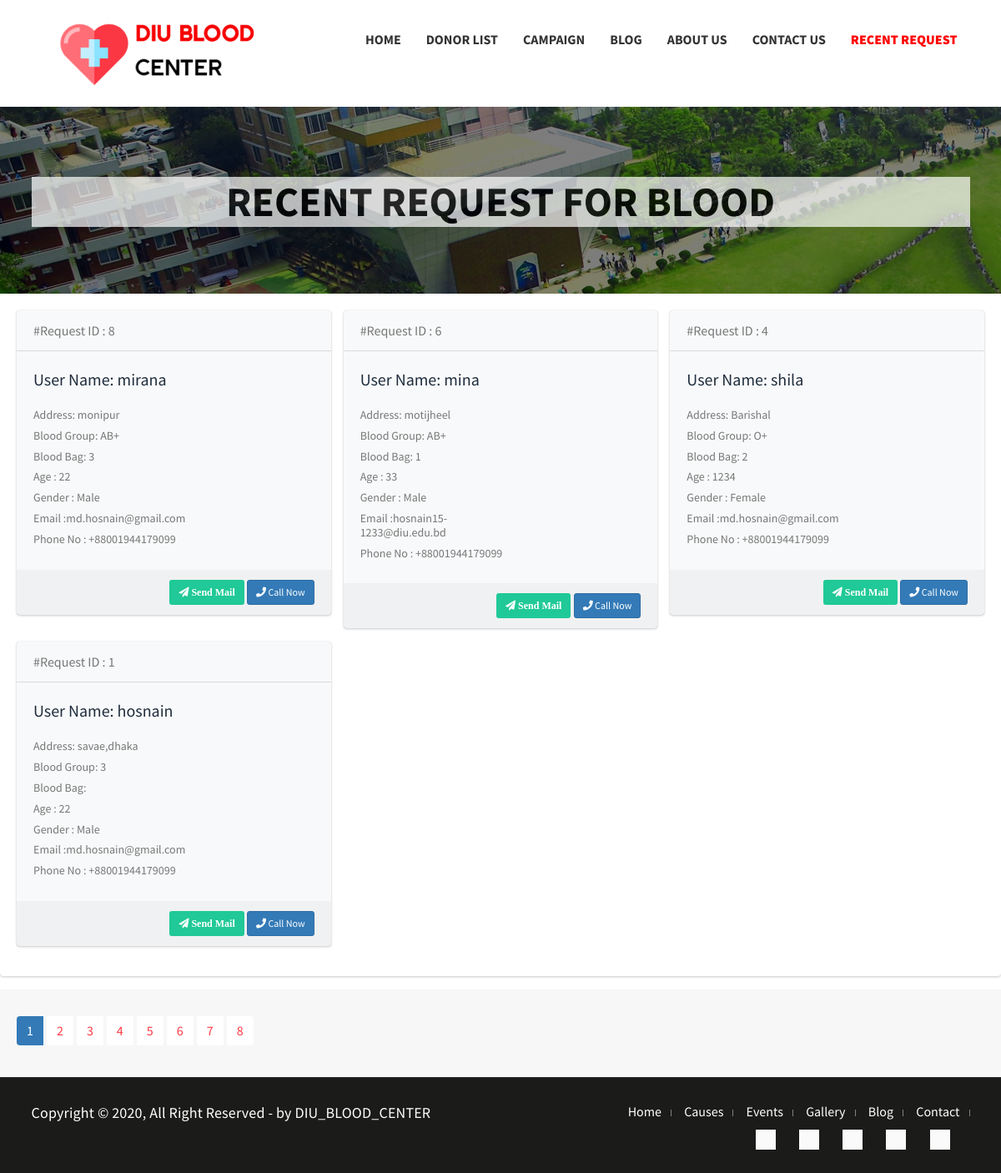
The page /recent_request.php on the database its author committed.
### tables this page shows
CREATE TABLE `req_for_blood` (
  `id` int(11) NOT NULL,
  `name` varchar(60) NOT NULL,
  `age` varchar(22) NOT NULL,
  `email` varchar(44) NOT NULL,
  `phone` varchar(22) NOT NULL,
  `gender` varchar(22) NOT NULL,
  `blood_group` varchar(22) NOT NULL,
  `blood_bag` varchar(22) NOT NULL,
  `address` text NOT NULL
);

### recent_request.php (the view, shortened to what this page needs)
<!DOCTYPE html>
<html lang="en">
<head>
    <link rel="stylesheet" href="asset/css/bootstrap.min.css" />
    <link href="asset/css/font-awesome.min.css" rel="stylesheet" type="text/css">
    <link href="asset/css/animate.css" rel="stylesheet" type="text/css">
    <link href="asset/css/owl.carousel.css" rel="stylesheet" type="text/css">
    <link href="asset/css/venobox.css" rel="stylesheet" type="text/css">
    <link rel="stylesheet" href="asset/css/styles.css" />
    <link rel="stylesheet" href="asset/fonts/fontawesome-free/css/all.min.css">
    <link rel="stylesheet" href="https://code.ionicframework.com/ionicons/2.0.1/css/ionicons.min.css">
    <link rel="stylesheet" href="asset/extra_css/adminlte.css">
</head>
<body>
    <header class="main-header clearfix stuck" data-sticky_header="true">
        <section class="header-wrapper navgiation-wrapper">
            <div class="navbar navbar-default">
                <div class="container">
                    <div class="navbar-header">
                        <a class="logo" href="http://localhost/DIU/"><img alt="" src="asset/images/logo.png"> </a>
                    </div>
                    <div class="navbar-collapse collapse">
                        <ul class="nav navbar-nav navbar-right">
                            <li class="drop">
                                <a href="http://localhost/DIU/" title="Home Layout 01">Home</a>
                            </li>
                            <li class="drop"><a href="#">DONOR LIST</a>
                            </li>
                            <li>
                                <a href="http://localhost/DIU/campaigns.php">Campaign</a>
                            </li>
                            <li><a href="http://localhost/DIU/blogs.php" title="About Us">Blog</a></li>
                            <li><a href="http://localhost/DIU/about.php" title="About Us">About Us</a></li>
                            <li><a href="http://localhost/DIU/contact.php">Contact US</a></li>
                            <li id="blink">
                                <a href="http://localhost/DIU/recent_request.php">
                                    <font color="red"><b>Recent Request</b></font>
                                </a>
                            </li>
                        </ul>
                    </div>
                </div>
            </div>
        </section>
    </header>
    <section class="page-header">
        <div class="container">
            <div class="row">
                <div class="col-sm-12 text-center">
                    <h3>
                        Recent Request for Blood
                    </h3>
                </div>
            </div>
        </div>
    </section>
    <section class="content">
        <div class="card card-solid">
            <div class="card-body">
                <div class="row d-flex align-items-stretch">
                    <?php
                    $con = connect_db();
                    $sql = "SELECT * FROM req_for_blood ORDER BY id DESC";
                    $result = mysqli_query($con, $sql);
                    ?>
                    <?php while ($row = mysqli_fetch_assoc($result)) { ?>
                        <div class="col-12 col-sm-6 col-md-4 d-flex align-items-stretch">
                            <div class="card bg-light">
                                <div class="card-header text-muted border-bottom-0">
                                    #Request ID : <?php echo $row['id'];  ?>
                                </div>
                                <div class="card-body pt-0">
                                    <div class="row">
                                        <div class="col-7">
                                            <h2 class="lead"><b>User Name: <?php echo $row['name'];  ?></b></h2>
                                            <h3 class="text-muted text-sm"> Address: <?php echo $row['address'];  ?></h3>
                                            <h3 class="text-muted text-sm"> Blood Group: <?php echo $row['blood_group'];  ?></h3>
                                            <h3 class="text-muted text-sm"> Blood Bag: <?php echo $row['blood_bag'];  ?></h3>
                                            <h3 class="text-muted text-sm">Age : <?php echo $row['age'];  ?> </h3>
                                            <h3 class="text-muted text-sm"> Gender : <?php echo $row['gender']; ?> </h3>
                                            <h3 class="text-muted text-sm"> Email :<?php echo $row['email']; ?> </h3>
                                            <h3 class="text-muted text-sm">Phone No : <?php echo $row['phone']; ?> </h3>
                                        </div>
                                        <div class="col-5 text-center">
                                        </div>
                                    </div>
                                </div>
                                <div class="card-footer">
                                    <div class="text-right">
                                        <a href="mailto:" class="btn btn-sm bg-teal">
                                            <i class="fas fa-paper-plane"> Send Mail</i>
                                        </a>
                                        <a href="tel:" class="btn btn-sm btn-primary">
                                            <i class="fas fa-phone"></i> Call Now
                                        </a>
                                    </div>
                                </div>
                            </div>
                        </div>
                    <?php } ?>
                </div>
            </div>
        </div>
        <div class="card-footer">
            <nav aria-label="Contacts Page Navigation">
                <ul class="pagination justify-content-center m-0">
                    <li class="page-item active"><a class="page-link" href="#">1</a></li>
                    <li class="page-item"><a class="page-link" href="#">2</a></li>
                    <li class="page-item"><a class="page-link" href="#">3</a></li>
                    <li class="page-item"><a class="page-link" href="#">4</a></li>
                    <li class="page-item"><a class="page-link" href="#">5</a></li>
                    <li class="page-item"><a class="page-link" href="#">6</a></li>
                    <li class="page-item"><a class="page-link" href="#">7</a></li>
                    <li class="page-item"><a class="page-link" href="#">8</a></li>
                </ul>
            </nav>
        </div>
    </section>
    <footer>
        <section class="footer-contents">
            <div class="container">
                <div class="row clearfix">
                    <div class="col-md-6 col-sm-12">
                        <p class="copyright-text"> Copyright © 2020, All Right Reserved - by DIU_BLOOD_CENTER </p>
                    </div>
                    <div class="col-md-6 col-sm-12 text-right">
                        <div class="footer-nav">
                            <nav>
                                <ul>
                                    <li>
                                        <a href="index.html">Home</a>
                                    </li>
                                    <li>
                                        <a href="#">Causes</a>
                                    </li>
                                    <li>
                                        <a href="donate.html">Events</a>
                                    </li>
                                    <li>
                                        <a href="blog-with-sidebar.html">Gallery</a>
                                    </li>
                                    <li>
                                        <a href="campaign-grid.html">Blog</a>
                                    </li>
                                    <li>
                                        <a href="contact.html">Contact</a>
                                    </li>
                                    <li>
                                        <div class="top-bar-social">
                                            <a href="#"><i class="fa fa-facebook"></i></a>
                                            <a href="#"><i class="fa fa-twitter"></i></a>
                                            <a href="#"><i class="fa fa-google-plus"></i></a>
                                            <a href="#"><i class="fa fa-instagram"></i></a>
                                            <a href="#"><i class="fa fa-youtube"></i></a>
                                    </li>
                        </div>
                    </div>
                </div>
            </div>
        </section>
    </footer>
</body>
</html>

### recent_request.php (style rules this page uses)
#blink { animation: blink 1s linear infinite; }

### rows shown on the page
req_for_blood: id "8", name "mirana", address "monipur", blood_group "AB+", blood_bag "3", age "22", gender "Male", email "md.hosnain@gmail.com", phone "+88001944179099"
req_for_blood: id "6", name "mina", address "motijheel", blood_group "AB+", blood_bag "1", age "33", gender "Male", email "hosnain15-1233@diu.edu.bd", phone "+88001944179099"
req_for_blood: id "4", name "shila", address "Barishal", blood_group "O+", blood_bag "2", age "1234", gender "Female", email "md.hosnain@gmail.com", phone "+88001944179099"
req_for_blood: id "1", name "hosnain", address "savae,dhaka", blood_group "3", age "22", gender "Male", email "md.hosnain@gmail.com", phone "+88001944179099"
